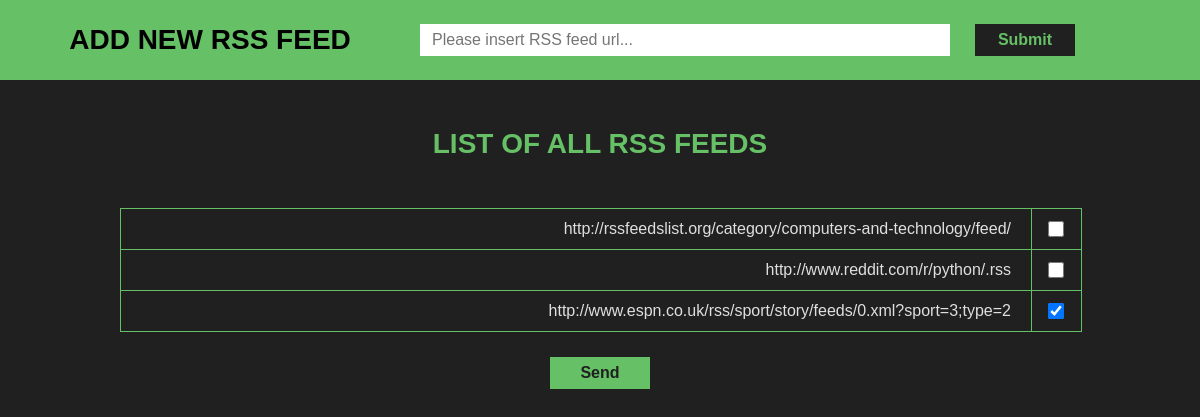
/zadatak/, run on an earlier commit of the app's database.
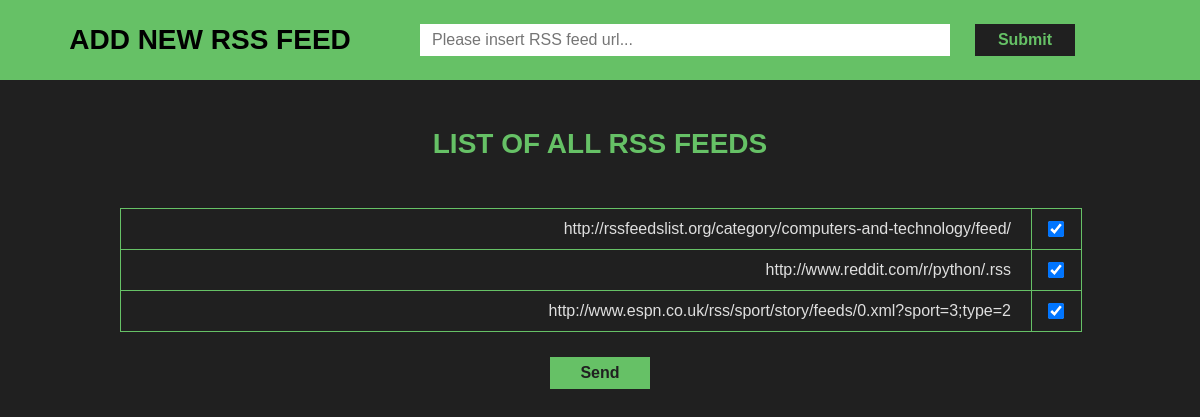
And on a later commit of the database.
### zadatak/models.py (models this page shows)
class Url(models.Model):
	url_data = models.URLField(max_length=400)
	status = models.BooleanField(default=False)
	def __unicode__(self):
		return self.url_data

### zadatak/views.py (the view)
def index(request):
	url_list = Url.objects.all()
	context = {"url_list": url_list}
	return render(request, 'zadatak/index.html', context)

### zadatak/templates/zadatak/index.html (shortened to what this page needs)
<html>
<head>
	{% load staticfiles %}
		<link <link rel="stylesheet" type="text/css" href="{% static 'zadatak/style.css' %}" />
</head>
<body id="index-page">
	<div id="new-url-wrapper">
		<h2>Add new rss feed</h2>
		<form id="new-url" name="new-url" action="{% url 'zadatak:url_save' %}" method="POST">
			<input type="text" id="url_data" name="url_data" value="" placeholder="Please insert RSS feed url..." />
			<input id="button1" class="button" name="buton1" type="submit" value="Submit" />
		</form>
	</div>
	<div id="url-list-wrapper">
		<h2>List of all rss feeds</h2>
		<form id="url-list" name="url-list" action="{% url 'zadatak:url_process' %}" method="POST">
			<ul>
				{% for data in url_list %}
				<li>
					<label>{{ data }}</label>
					<input id="cb-{{ data.id }}" class="checkbox"  name="cb" type="checkbox" value="{{ data.id }}"
					{% if data.status == True %}
						checked
					{% endif %}
					/>
				</li>
				{% endfor %}
			</ul>
			<input id="button2" class="button" type="submit" value="Send" />
		</form>
	</div>
</body>
</html>

### zadatak/static/zadatak/style.css (style rules this page uses)
* { margin: 0; padding: 0; text-decoration: none; list-style: none; border: 0; font-size: 100%; font-weight: normal; vertical-align: baseline; line-height: 100%; }
html, body { width: 100%; height: 100%; font-family: Sinkin Sans, Verdana, sans-serif; }
#index-page { background-color: rgb(32,32,32); }
#new-url-wrapper { width: 100%; background-color: rgb(102,193,102); overflow: auto; }
#new-url-wrapper h2 { font-size: 28px; font-weight: bold; text-align: center; text-transform: uppercase; width: 420px; padding: 26px 0; display: inline-block; float: left; }
#new-url-wrapper form input { display: inline-block; float: left; height: 32px; line-height: 32px; margin: 24px 0; padding: 0 12px; width: 530px; }
#new-url-wrapper form input.button { width: 100px; margin-left: 25px; cursor: pointer; background-color: rgb(32,32,32); color: rgb(102,193,102); font-weight: bold; }
#url-list-wrapper { width: 960px; margin: 0 auto; }
#url-list-wrapper h2 { text-align: center; text-transform: uppercase; font-size: 28px; font-weight: bold; color: rgb(102,193,102); margin: 50px 0; }
#url-list-wrapper form ul li { display: block; width: 100%; overflow: auto; border-right: 1px solid rgb(102,193,102); border-left: 1px solid rgb(102,193,102); }
#url-list-wrapper form ul li:nth-of-type(odd) { border-top: 1px solid rgb(102,193,102); border-bottom: 1px solid rgb(102,193,102); }
#url-list-wrapper form ul li label { display: block; width: 890px; float: left; text-align: right; padding: 12px 20px 12px 0; border-right: 1px solid rgb(102,193,102); font-size: 16px; color: rgb(223,223,223); }
#url-list-wrapper form ul li input { float: left; height: 16px; width: 16px; margin: 12px 12px 0 16px; }
#url-list-wrapper form input.button { height: 32px; width: 100px; cursor: pointer; background-color: rgb(102,193,102); color: rgb(32,32,32); font-weight: bold; display: block; margin: 25px auto; }

What changed in the data, as far as the page shows it:
changed Url "http://rssfeedslist.org/category/computers-and-technology/feed/": status "☐" → "☑"
changed Url "http://www.reddit.com/r/python/.rss": status "☐" → "☑"
